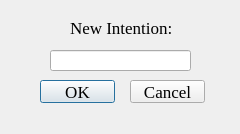
<?xml version="1.0" encoding="UTF-8"?>
<ui version="4.0">
 <class>NewIntention</class>
 <widget class="QDialog" name="NewIntention">
  <property name="geometry">
   <rect>
    <x>0</x>
    <y>0</y>
    <width>240</width>
    <height>134</height>
   </rect>
  </property>
  <property name="windowTitle">
   <string>Dialog</string>
  </property>
  <widget class="QLabel" name="label">
   <property name="geometry">
    <rect>
     <x>70</x>
     <y>20</y>
     <width>101</width>
     <height>16</height>
    </rect>
   </property>
   <property name="font">
    <font>
     <family>Times New Roman</family>
     <pointsize>13</pointsize>
    </font>
   </property>
   <property name="text">
    <string>New Intention:</string>
   </property>
  </widget>
  <widget class="QLineEdit" name="intention_entry">
   <property name="geometry">
    <rect>
     <x>50</x>
     <y>50</y>
     <width>141</width>
     <height>21</height>
    </rect>
   </property>
  </widget>
  <widget class="QPushButton" name="ok">
   <property name="geometry">
    <rect>
     <x>40</x>
     <y>80</y>
     <width>75</width>
     <height>23</height>
    </rect>
   </property>
   <property name="font">
    <font>
     <family>Times New Roman</family>
     <pointsize>13</pointsize>
    </font>
   </property>
   <property name="text">
    <string>OK</string>
   </property>
  </widget>
  <widget class="QPushButton" name="cancel">
   <property name="geometry">
    <rect>
     <x>130</x>
     <y>80</y>
     <width>75</width>
     <height>23</height>
    </rect>
   </property>
   <property name="font">
    <font>
     <family>Times New Roman</family>
     <pointsize>13</pointsize>
    </font>
   </property>
   <property name="text">
    <string>Cancel</string>
   </property>
  </widget>
  <widget class="QLabel" name="error_label">
   <property name="geometry">
    <rect>
     <x>0</x>
     <y>110</y>
     <width>241</width>
     <height>20</height>
    </rect>
   </property>
   <property name="text">
    <string/>
   </property>
  </widget>
 </widget>
 <resources/>
 <connections/>
</ui>
